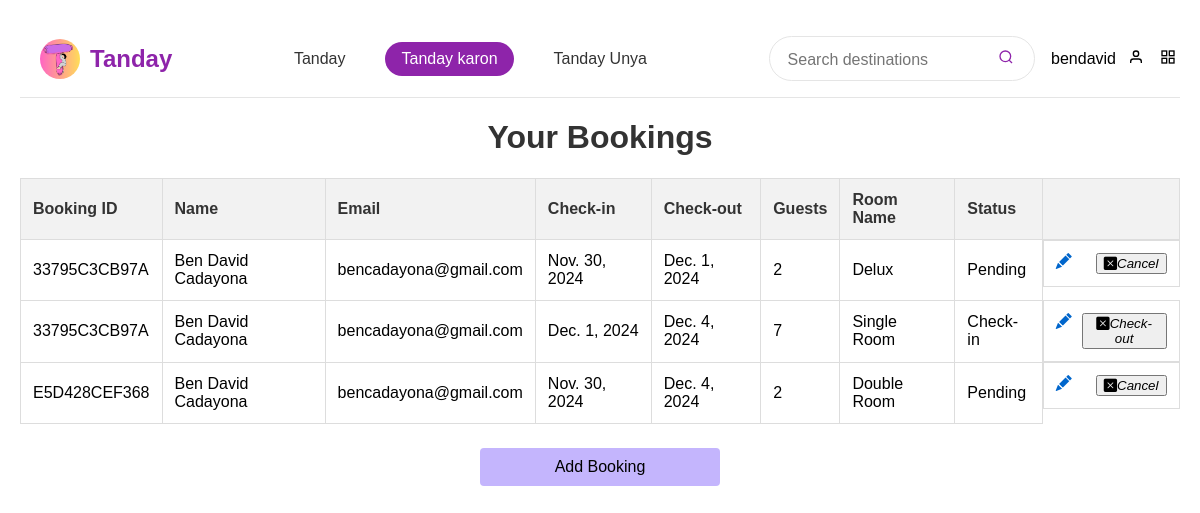
/my_bookings/ (signed in), run on an earlier commit of the app's database.
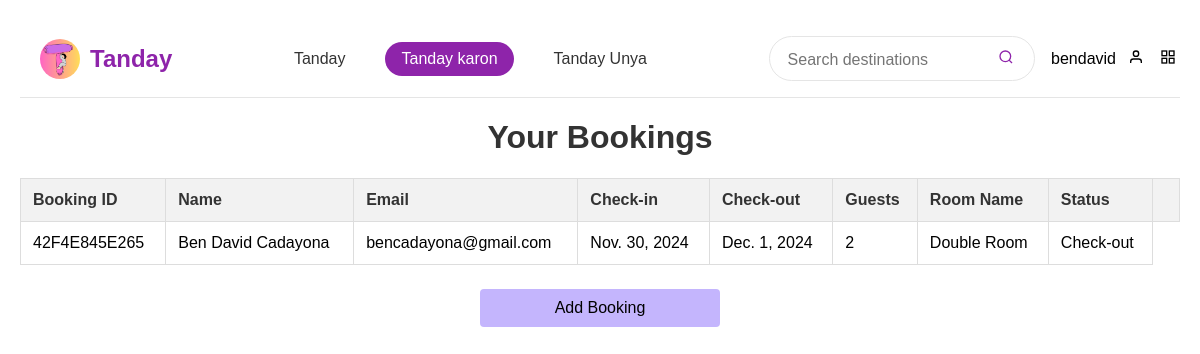
And on a later commit of the database.
### api/models.py (models this page shows, shortened)
class Booking(models.Model):
    STATUS_CHOICES = [
        ("Pending", "Pending"),
        ("Canceled", "Canceled"),
        ("Accepted", "Accepted"),
        ("Check-in", "Check-in"),
        ("Check-out", "Check-out"),
    ]
    user = models.ForeignKey(User, on_delete=models.CASCADE, null=True, blank=True)
    name = models.CharField(max_length=100)
    email = models.EmailField()
    check_in = models.DateField(null=True, blank=True)
    check_out = models.DateField(null=True, blank=True)
    guests = models.IntegerField()
    room = models.ForeignKey(Rooms, on_delete=models.CASCADE)
    booking_number = models.CharField(max_length=12, editable=False, default=uuid.uuid4().hex[:12].upper())
    status = models.CharField(max_length=10, choices=STATUS_CHOICES, default="Pending")

class Rooms(models.Model):
    name = models.CharField(max_length=100)
    number_of_beds = models.IntegerField()
    price = models.FloatField()
    listing = models.ForeignKey('Listing', on_delete=models.CASCADE)

### api/views.py (the view)
# urls.py: path('my_bookings/', my_bookings, name='my_bookings'),
@login_required
def my_bookings(request):
    bookings = Booking.objects.filter(user=request.user)
    return render(request, 'my_bookings.html', {'bookings': bookings})

### api/templates/my_bookings.html (shortened to what this page needs)
<!DOCTYPE html>
<html lang="en">
<head>
    <link href="https://cdn.jsdelivr.net/npm/bootstrap-icons/font/bootstrap-icons.css" rel="stylesheet">
</head>
<body>
    {% load static %}
    <div class="container">
        <header>
            <div class="container header-content">
                <div class="balay">
                    <a href="/home/" class="logo" ><img src="{% static 'logo.png' %}" alt="Tanday Logo" style="width: 40px; height: 40px; border-radius: 50%; margin-left: 20px;">Tanday</a>
              </div>
                <nav>
                    <a href="{% url 'home' %}" >Tanday</a>
                    <a href="{% url 'my_bookings' %}" class="active">Tanday karon</a>
                    <a href="#" class="loading-link">Tanday Unya</a>
                </nav>
                <div class="search-user">
                    <div class="search-bar">
                        <form method="GET" action="{% url 'home' %}">
                            <input type="text" name="search" placeholder="Search destinations" value="{{ search_query }}">
                            <button type="submit" aria-label="Search">
                                <svg width="16" height="16" viewBox="0 0 24 24" fill="none" stroke="currentColor" stroke-width="2">
                                    <circle cx="11" cy="11" r="8"></circle>
                                    <line x1="21" y1="21" x2="16.65" y2="16.65"></line>
                                </svg>
                            </button>
                        </form>
                    </div>
                    <div class="user-actions">
                        <span>{{ request.user.username }}</span>
                        <button aria-label="User profile">
                            <svg width="16" height="16" viewBox="0 0 24 24" fill="none" stroke="currentColor" stroke-width="2">
                                <path d="M20 21v-2a4 4 0 0 0-4-4H8a4 4 0 0 0-4 4v2"></path>
                                <circle cx="12" cy="7" r="4"></circle>
                            </svg>
                        </button>
                        <div class="dashboard-dropdown">
                            <button aria-label="Dashboard">
                                <svg width="16" height="16" viewBox="0 0 24 24" fill="none" stroke="currentColor" stroke-width="2">
                                    <rect x="3" y="3" width="7" height="7"></rect>
                                    <rect x="14" y="3" width="7" height="7"></rect>
                                    <rect x="14" y="14" width="7" height="7"></rect>
                                    <rect x="3" y="14" width="7" height="7"></rect>
                                </svg>
                            </button>
                        </div>
                    </div>
                </div>
            </div>
        </header>
        <h1>Your Bookings</h1>
        <table>
            <thead>
                <tr>
                    <th>Booking ID</th>
                    <th>Name</th>
                    <th>Email</th>
                    <th>Check-in</th>
                    <th>Check-out</th>
                    <th>Guests</th>
                    <th>Room Name</th>
                    <th>Status</th>
                    <th></th>
                </tr>
            </thead>
            <tbody>
                {% for booking in bookings %}
                    {%if booking.status != 'Canceled'%}
                    <tr style="cursor: pointer;" onclick="viewDetails(event, '{% url 'booking_details' booking.id %}')">
                        <td>{{ booking.booking_number }}</td>
                        <td>{{ booking.name }}</td>
                        <td>{{ booking.email }}</td>
                        <td>{{ booking.check_in }}</td>
                        <td>{{ booking.check_out }}</td>
                        <td>{{ booking.guests }}</td>
                        <td>{{ booking.room.name }}</td>
                        <td>{{ booking.status }}</td>
                        {%if booking.status != 'Check-out'%}
                        <td style="display: flex;flex-direction: row; justify-content: space-between;">
                                <a href="{% url 'edit_booking' booking.id %}" class="action-link"><i class="bi bi-pencil-fill"></i></a>
                             <form method="POST" action="{% url 'accept' booking.id %}">
                                {%if booking.status != 'Check-in' and booking.status != 'Check-out'%}
                                <button type="submit" name="cancel-user_button" class="Check-In"><i class="bi bi-x-square-fill">Cancel</i></button>
                                {%endif%}
                                {%if booking.status == 'Check-in'%}
                                <button type="submit" name="check-out-user_button" class="Check-out"><i class="bi bi-x-square-fill">Check-out</i></button>
                                {%endif%}
                            </form>
                        </td>
                        {%endif%}
                    </tr>
                    {%endif%}
                {% endfor %}
            </tbody>
        </table>
    </div>
    <div class="button-container" style="justify-content: center;">
        <a href="{% url 'home' %}" class="button">Add Booking</a>
    </div>
</body>
</html>

### api/templates/my_bookings.html (style rules this page uses)
body { font-family: Arial, sans-serif; margin: 0; padding: 20px; box-sizing: border-box; }
.container { max-width: 1200px; margin: 0 auto; }
h1 { color: #333; text-align: center; }
table { width: 100%; border-collapse: collapse; margin-bottom: 20px; }
th, td { border: 1px solid #ddd; padding: 12px; text-align: left; }
th { background-color: #f2f2f2; font-weight: bold; color: #333; }
.button-container { display: flex; justify-content: space-between; padding: 0 20%; }
.button { background-color: #c4b5fd; border: none; color: black; padding: 10px 20px; text-align: center; text-decoration: none; display: inline-block; font-size: 16px; margin: 4px 2px; cursor: pointer; border-radius: 4px; width: 200px; }
header { border-bottom: 1px solid #e5e5e5; padding: 1rem 0; background-color: #fff; }
.header-content { display: flex; align-items: center; justify-content: space-between; }
.search-user { display: flex; align-items: center; gap: 1rem; }
.search-bar { display: flex; align-items: center; border: 1px solid #e5e5e5; border-radius: 9999px; padding: 0.5rem 1rem; transition: box-shadow 0.3s ease; }
.search-bar input { border: none; outline: none; font-size: 1rem; width: 200px; }
.search-bar button { background: none; border: none; cursor: pointer; padding: 0.25rem; color: #8e24aa; }
.user-actions { display: flex; align-items: center; gap: 0.5rem; }
.user-actions button { background: none; border: none; cursor: pointer; padding: 0.25rem; transition: transform 0.3s ease; }
.dashboard-dropdown { position: relative; }
nav { display: flex; gap: 1.5rem; }
nav a { text-decoration: none; color: #333; padding: 0.5rem 1rem; border-radius: 9999px; transition: background-color 0.3s ease, color 0.3s ease; }
nav a:hover, nav a.active { background-color: #8e24aa; color: white; }
.logo { display: flex; align-items: center; font-size: 1.5rem; font-weight: bold; color: #8e24aa; text-decoration: none; transition: transform 0.3s ease; }
.logo img { width: 40px; height: 40px; border-radius: 50%; margin-right: 10px; }

What changed in the data, as far as the page shows it:
removed Booking: booking_number "33795C3CB97A", name "Ben David Cadayona", email "bencadayona@gmail.com", check_in "Nov. 30, 2024", check_out "Dec. 1, 2024", guests "2", room.name "Delux", status "Pending", shows "Cancel"
removed Booking: booking_number "33795C3CB97A", name "Ben David Cadayona", email "bencadayona@gmail.com", check_in "Dec. 1, 2024", check_out "Dec. 4, 2024", guests "7", room.name "Single Room", status "Check-in", shows "Check-out"
removed Booking: booking_number "E5D428CEF368", name "Ben David Cadayona", email "bencadayona@gmail.com", check_in "Nov. 30, 2024", check_out "Dec. 4, 2024", guests "2", room.name "Double Room", status "Pending", shows "Cancel"
added Booking: booking_number "42F4E845E265", name "Ben David Cadayona", email "bencadayona@gmail.com", check_in "Nov. 30, 2024", check_out "Dec. 1, 2024", guests "2", room.name "Double Room", status "Check-out"
